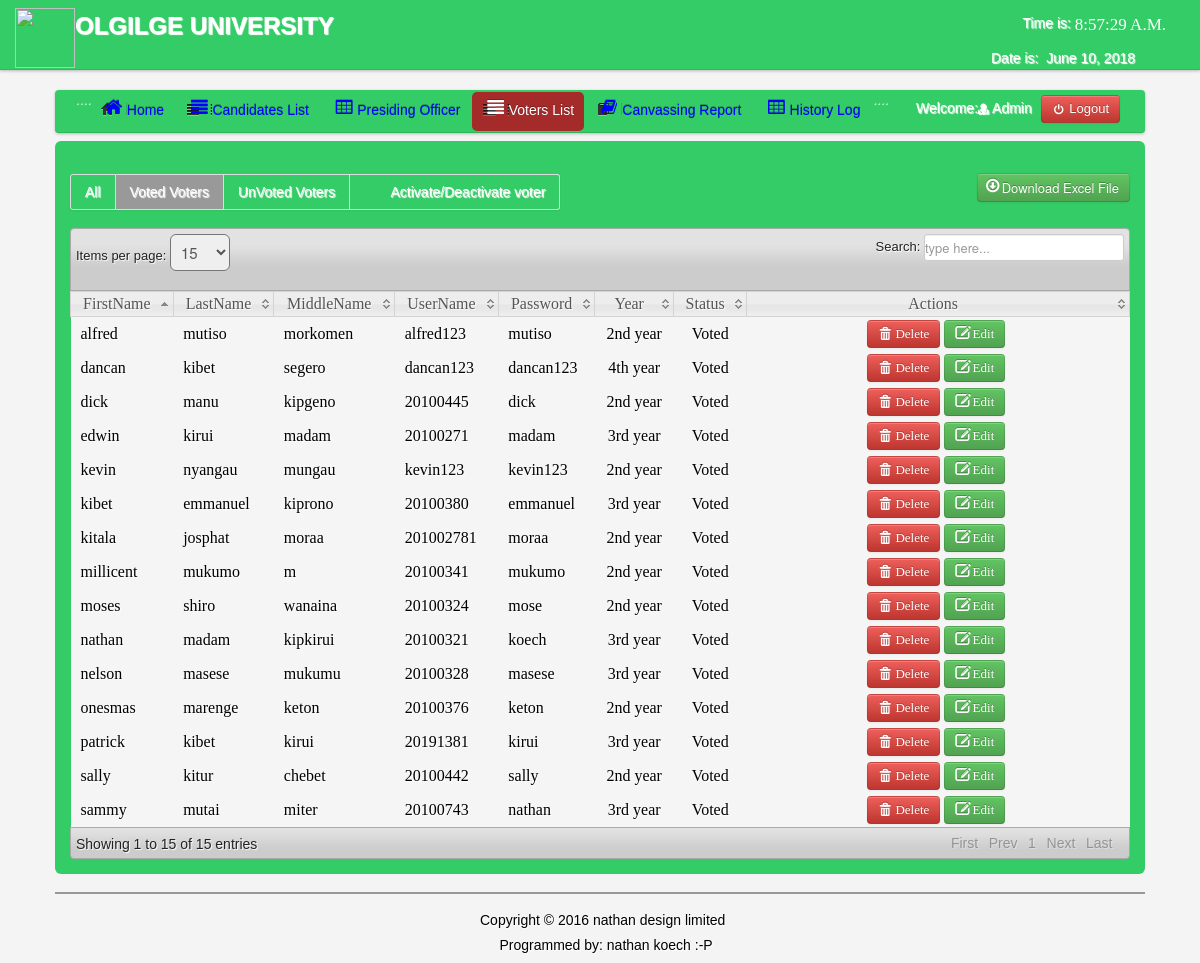
Screenshot of /voting/admin/Voted_voters.php (signed in) with the database file from the repository.
### tables this page shows
CREATE TABLE IF NOT EXISTS `users` (
  `User_id` int(11) NOT NULL AUTO_INCREMENT,
  `FirstName` varchar(100) NOT NULL,
  `LastName` varchar(100) NOT NULL,
  `UserName` varchar(100) NOT NULL,
  `Password` varchar(100) NOT NULL,
  `User_Type` varchar(50) NOT NULL,
  PRIMARY KEY (`User_id`)
);

CREATE TABLE IF NOT EXISTS `voters` (
  `VoterID` int(11) NOT NULL AUTO_INCREMENT,
  `regno` varchar(30) NOT NULL,
  `FirstName` varchar(150) NOT NULL,
  `LastName` varchar(150) NOT NULL,
  `MiddleName` varchar(100) NOT NULL,
  `Username` varchar(100) NOT NULL,
  `Password` varchar(100) NOT NULL,
  `Year` varchar(100) NOT NULL,
  `Status` varchar(20) NOT NULL,
  `session` int(10) NOT NULL,
  PRIMARY KEY (`VoterID`)
);

### voting/admin/session.php (called while the page is built, shortened)
<?php
$id_session=$_SESSION['id'];
?>

### voting/admin/Voted_voters.php (the view, shortened to what this page needs)
<?php
include('header.php');
include('session.php');
?>
</head>
<body>
<?php include('nav_top.php'); ?>
<div class="wrapper">
<div class="home_body">
<div class="navbar">
	<div class="navbar-inner">
	<div class="container">
	<ul class="nav nav-pills">
	  <li>....</li>
	  <li><a href="home.php"><i class="icon-home icon-large"></i>Home</a></li>
	  <li><a  href="candidate_list.php"><i class="icon-align-justify icon-large"></i>Candidates List</a></li>
	<li><a  href="presiding.php"><i class="icon-table icon-large"></i>Presiding Officer</a>
	  <li class="active"><a  href="voter_list.php"><i class="icon-align-justify icon-large"></i>Voters List</a></li>
		 <li><a  href="canvassing_report.php"><i class="icon-book icon-large"></i>Canvassing Report</a></li>
		    <li><a  href="History.php"><i class="icon-table icon-large"></i>History Log</a>
		   <div class="modal hide fade" id="about">
		   <li>....</li>
	 </ul>
	<form class="navbar-form pull-right">
		<?php $result=mysql_query("select * from users where User_id='$id_session'");
	$row=mysql_fetch_array($result);
	?>
	<font color="white">Welcome:<i class="icon-user-md"></i><?php echo $row['User_Type']; ?></font>
	<a class="btn btn-danger" id="logout" data-toggle="modal" href="#myModal"><i class="icon-off"></i>&nbsp;Logout</a>
	</form>
	</div>
	</div>
	</div>
	<div id="element" class="hero-body">
		    <div class="pagination">
    <ul>
    <li><a href="voter_list.php"><font color="white">All</font></a></li>
    <li  class="active"><a href="Voted_voters.php"><font color="white">Voted Voters</font></a></li>
    <li  class=""><a href="Unvoted_voters.php"><font color="white">UnVoted Voters</font></a></li>
  	<li><a href="activate_voter.php"><font color="white"><i class="icon-active icon-large"></i>Activate/Deactivate voter</font></a></li>
    </ul>
    </div>
		<div class="excel_button">
			<form method="POST" action="excel_voted_voter.php">
	<button id="excel" class="btn btn-success" name="save"><i class="icon-download icon-large"></i>Download Excel File</button>
	</form>
	</div>
	<table class="users-table">
<div class="demo_jui">
		<table cellpadding="0" cellspacing="0" border="0" class="display" id="log" class="jtable">
			<thead>
				<tr>
				<th>FirstName</th>
				<th>LastName</th>
				<th>MiddleName</th>
				<th>UserName</th>
				<th>Password</th>
				<th>Year</th>
				<th>Status</th>
				<th>Actions</th>
				</tr>
			</thead>
			<tbody>
<?php $voter_query=mysql_query("select  * from voters where status='Voted'");
		while($voter_rows=mysql_fetch_array($voter_query)){ $id=$voter_rows['VoterID'];?>
<tr class="del<?php echo $id ?>">
	<td><?php echo $voter_rows['FirstName']; ?></td>
	<td><?php echo $voter_rows['LastName']; ?></td>
	<td><?php echo $voter_rows['MiddleName']; ?></td>
	<td><?php echo $voter_rows['Username']; ?></td>
	<td><?php echo $voter_rows['Password']; ?></td>
	<td align="center"><?php echo $voter_rows['Year']; ?></td>
	<td align="center"><?php echo $voter_rows['Status']; ?></td>
	<td  width="360" align="center">
	<a class="btn btn-danger1"  id="<?php echo $id; ?>">  <i class="icon-trash icon-large"></i>&nbsp;Delete</a>
	<a class="btn btn-Success" href="edit_voter.php<?php echo '?id='.$id; ?>"><i class="icon-edit icon-large"></i>&nbsp;Edit</a>&nbsp;
	</tr>
<?php } ?>
			</tbody>
		</table>
	</div>
	<?php include('footer.php')?>
</div>
</div>
</body>
</html>

### voting/admin/css/datatable/demo_table_jui.css (style rules this page uses)
table.display thead th { cursor: pointer; padding: 3px 0 3px 10px; }
table.display { border-collapse: collapse; clear: both; margin: 0 auto; width: 100%; }
table.display td { padding: 3px 10px; }
tr.odd { background-color: #f5f5f5; }
tr.even { background-color: #f5f5f5; }
tr.odd td.sorting_1 { background-color: f5f5f5; }
tr.even td.sorting_1 { background-color: f5f5f5; }

### voting/admin/css/Home.css (style rules this page uses)
* { margin:0; padding:0; }
body { font-family:"Trebuchet MS", "Myriad Pro", Arial, sans-serif; font-size:14px; background-color: #fff; background:#f4f4f4 url(../images/bg.gif) repeat top left; text-shadow:1px 1px 1px #fff; background-position: 0 0px; }
.wrapper { width:1090px; margin:10px auto; }
.navbar .navbar-inner { background: #3C6; }

### rows the page displays
users: User_Type "Admin"
voters: FirstName "patrick", LastName "kibet", MiddleName "kirui", Username "20191381", Password "kirui", Year "3rd year", Status "Voted"
voters: FirstName "alfred", LastName "mutiso", MiddleName "morkomen", Username "alfred123", Password "mutiso", Year "2nd year", Status "Voted"
voters: FirstName "moses", LastName "shiro", MiddleName "wanaina", Username "20100324", Password "mose", Year "2nd year", Status "Voted"
voters: FirstName "nathan", LastName "madam", MiddleName "kipkirui", Username "20100321", Password "koech", Year "3rd year", Status "Voted"
voters: FirstName "nelson", LastName "masese", MiddleName "mukumu", Username "20100328", Password "masese", Year "3rd year", Status "Voted"
voters: FirstName "dick", LastName "manu", MiddleName "kipgeno", Username "20100445", Password "dick", Year "2nd year", Status "Voted"
voters: FirstName "sally", LastName "kitur", MiddleName "chebet", Username "20100442", Password "sally", Year "2nd year", Status "Voted"
voters: FirstName "kibet", LastName "emmanuel", MiddleName "kiprono", Username "20100380", Password "emmanuel", Year "3rd year", Status "Voted"
voters: FirstName "onesmas", LastName "marenge", MiddleName "keton", Username "20100376", Password "keton", Year "2nd year", Status "Voted"
voters: FirstName "millicent", LastName "mukumo", MiddleName "m", Username "20100341", Password "mukumo", Year "2nd year", Status "Voted"
voters: FirstName "sammy", LastName "mutai", MiddleName "miter", Username "20100743", Password "nathan", Year "3rd year", Status "Voted"
voters: FirstName "edwin", LastName "kirui", MiddleName "madam", Username "20100271", Password "madam", Year "3rd year", Status "Voted"
voters: FirstName "kitala", LastName "josphat", MiddleName "moraa", Username "201002781", Password "moraa", Year "2nd year", Status "Voted"
voters: FirstName "kevin", LastName "nyangau", MiddleName "mungau", Username "kevin123", Password "kevin123", Year "2nd year", Status "Voted"
voters: FirstName "dancan", LastName "kibet", MiddleName "segero", Username "dancan123", Password "dancan123", Year "4th year", Status "Voted"
